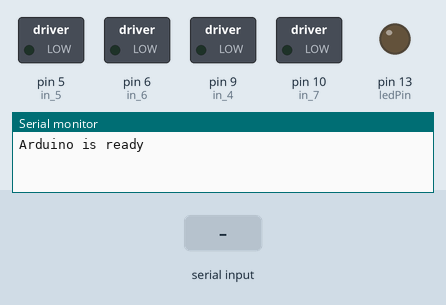
This sketch was run on a simulated Arduino Uno, built with avr-gcc and run on an emulated ATmega328P. On the bench: switched loads named in the sketch (green lamp = pin HIGH), output pins drawn as LEDs (lit = HIGH), the last lines printed to the serial monitor. The inputs (shaded band) are chosen by the test bench.

Above: at 1.2 s.
1.3 s: "2" received over the second serial link
At 2.7 s:
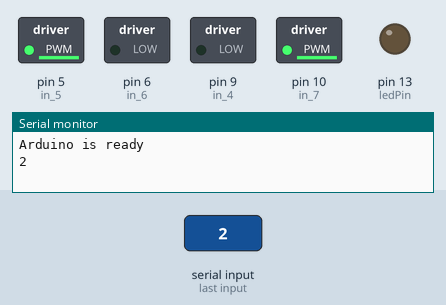
3.0 s: "1" received over the second serial link
At 4.1 s:
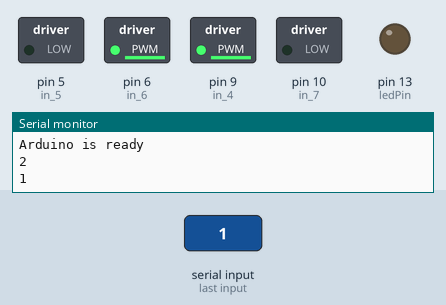
4.7 s: "3" received over the second serial link
At 5.4 s:
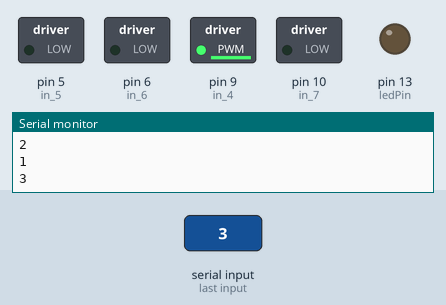
6.4 s: "4" received over the second serial link
At 7.8 s:
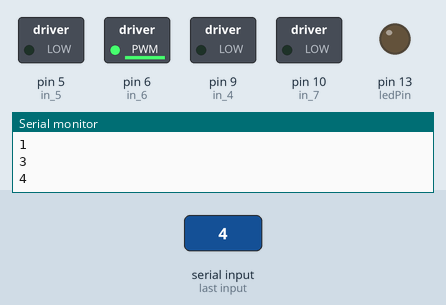
8.1 s: "0" received over the second serial link
At 9.2 s:
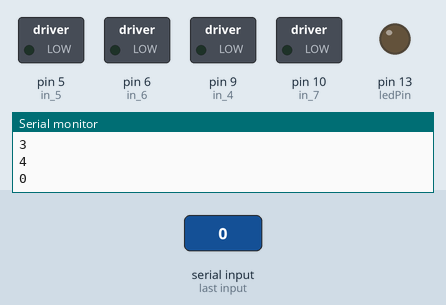
9.6 s: "1" received over the second serial link
At 10.3 s:
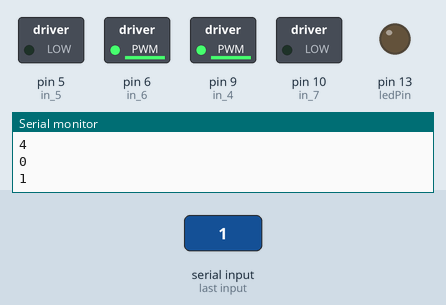
Timing chart, 0 to 12.3 s (numbered marks = the images above; inputs shaded):
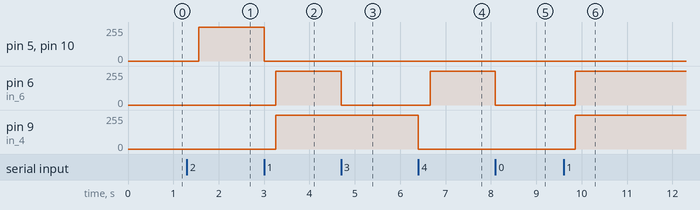

Measured:
- after the input at 1.3 s, pin 5 (in_5), pin 10 (in_7): 0/255 → 254/255 after 0.26 s
- after the input at 3.0 s, pin 5 (in_5), pin 10 (in_7): 254/255 → 0/255 at once; pin 6 (in_6), pin 9 (in_4): 0/255 → 254/255 after 0.26 s
- after the input at 4.7 s, pin 6 (in_6): 254/255 → 0/255 at once
- after the input at 6.4 s, pin 6 (in_6): 0/255 → 254/255 after 0.26 s; pin 9 (in_4): 254/255 → 0/255 at once
- after the input at 8.1 s, pin 6 (in_6): 254/255 → 0/255 at once
- after the input at 9.6 s, pin 6 (in_6), pin 9 (in_4): 0/255 → 254/255 after 0.26 s

The sketch:

index.ino
```cpp
#include <SoftwareSerial.h>
SoftwareSerial BTserial(2, 3); // RX | TX
// Connect the HC-05 TX to Arduino pin 2 RX.
// Connect the HC-05 RX to Arduino pin 3 TX through a voltage divider.
//Motor Driver inputs
char c = ' ';
const int in_4 = 9 ;
const int in_5 = 5;
const int in_6 = 6;
const int in_7 = 10;
//IR Sensor
int sensor_1 = 0;     //initialize sensor_1
int sensor_2 = 0;     //initialize sensor_2

int ir_level = 300;   //IR sensor level
int turn_rate = 220;  //Reverse and turn rate
//PIR Sensor
int ledPin = 13;                // choose the pin for the LED
int inputPin = 8;               // choose the input pin (for PIR sensor)
int pirState = LOW;             // we start, assuming no motion detected
int val = 0;                    // variable for reading the pin status

void setup()
{
    Serial.begin(9600);
    Serial.println("Arduino is ready");
    pinMode(in_4,OUTPUT) ;  //Logic pins are also set as output
    pinMode(in_5,OUTPUT) ;
    pinMode(in_6,OUTPUT);
    pinMode(in_7,OUTPUT);
    pinMode(c, INPUT);
  pinMode(ledPin, OUTPUT);      // declare LED as output
  pinMode(inputPin, INPUT);     // declare sensor as input
    BTserial.begin(9600);
}
void loop()
{
    // Keep reading from HC-05 and send to Arduino Serial Monitor
    if (BTserial.available())
    {
        c = BTserial.read();
        Serial.println(c);

       if ( c == '0') //STOP
    {
      digitalWrite(in_4,LOW) ;//motor1 input 1
      digitalWrite(in_5,LOW) ;//motor1 input 2
      digitalWrite(in_6,LOW) ;//motor2 input 1
      digitalWrite(in_7,LOW) ;//motor2 input 2
      }
    if ( c == '2')  //BACKWARD
    {
     for ( int pwm = 0 ; pwm < 255; pwm++){
      digitalWrite(in_4,LOW) ; //motor1 input 1
      analogWrite(in_5,pwm) ; //motor1 input 2
      digitalWrite(in_6,LOW) ; //motor2 input 1
      analogWrite(in_7,pwm) ; //motor2 input 2
      delay(1);
      }
    }

    if ( c == '1') //FORWARD
    {  for ( int pwm = 0 ; pwm < 255; pwm++){
      analogWrite(in_4,pwm) ; //motor1 input 1
      digitalWrite(in_5,LOW) ; //motor1 input 2
      analogWrite(in_6,pwm) ; //motor2 input 1
      digitalWrite(in_7,LOW) ; //motor2 input 2
      delay(1);
    }
    }

     if ( c == '3') //TURN LEFT
    {  for (  int pwm = 0 ; pwm < 255; pwm++){
      analogWrite(in_4,pwm) ;  //motor1 input 1
      digitalWrite(in_5,LOW) ; //motor1 input 2
      digitalWrite(in_6,LOW) ; //motor2 input 1
      digitalWrite(in_7,LOW) ; //motor2 input 2
      delay(1);
      }
    }

     if ( c == '4') //TURN RIGHT
    { for (int pwm = 0 ; pwm < 255; pwm++){
      digitalWrite(in_4,LOW) ;  //motor1 input 1
      digitalWrite(in_5,LOW) ;  //motor1 input 2
      analogWrite(in_6,pwm) ;   //motor2 input 1
      digitalWrite(in_7,LOW) ;  //motor2 input 2
      delay(1);
      }
    }

//AUTONOMOUS
    while ( c == 'a'){ //Autonomous using IR sensor

     sensor_1 = analogRead(A0);   //Sensor connection to the arduino
   sensor_2 = analogRead(A1); //Sensor connection to the Arduino

//PIR Sensor
val = digitalRead(inputPin);  // read input value
  if (val == HIGH) {            // check if the input is HIGH
     (ledPin, HIGH);  // turn LED ON
      digitalWrite(in_4,LOW) ;//motor1 input 1    //Stop car
      digitalWrite(in_5,LOW) ;//motor1 input 2
      digitalWrite(in_6,LOW) ;//motor2 input 1
      digitalWrite(in_7,LOW) ;//motor2 input 2
    delay(1000);
  }
  digitalWrite(ledPin, LOW);
  delay(5000);
  if ((sensor_1 < ir_level) || (sensor_2 < ir_level)){
    for ( int pwm = turn_rate  ; pwm > 0; pwm--){ //REVERSE
      digitalWrite(in_4,LOW) ; //motor1 input 1
      analogWrite(in_5,pwm) ; //motor1 input 2
      digitalWrite(in_6,LOW) ; //motor2 input 1
      analogWrite(in_7,pwm) ; //motor2 input 2
       delay(5);
      }
      delay(250);

      for ( int pwm = turn_rate ; pwm > 0; pwm--){ //Turn left
      digitalWrite(in_4,LOW) ; //motor1 input 1
      digitalWrite(in_5,LOW) ; //motor1 input 2
      digitalWrite(in_6,LOW) ; //motor2 input 1
      analogWrite(in_7,pwm) ; //motor2 input 2
       delay(5);
      }
       delay (250);
  }
  else if ((sensor_1 < ir_level) && (sensor_2 < ir_level)){
    for ( int pwm = turn_rate  ; pwm > 0; pwm--){ //REVERSE
      digitalWrite(in_4,LOW) ; //motor1 input 1
      analogWrite(in_5,pwm) ; //motor1 input 2
      digitalWrite(in_6,LOW) ; //motor2 input 1
      analogWrite(in_7,pwm) ; //motor2 input 2
      delay(5);
      }

      delay(250);

      for ( int pwm = turn_rate ; pwm > 0; pwm--){ //Turn left
      digitalWrite(in_4,LOW) ; //motor1 input 1
      digitalWrite(in_5,LOW) ; //motor1 input 2
      digitalWrite(in_6,LOW) ; //motor2 input 1
      analogWrite(in_7,pwm) ; //motor2 input 2
      delay(5);
      }

      delay (250);
  }

  else    {
      analogWrite(in_4,100) ; //motor1 input 1
      digitalWrite(in_5,LOW) ; //motor1 input 2
      analogWrite(in_6,100) ; //motor2 input 1
      digitalWrite(in_7,LOW) ; //motor2 input 2
  }
} //End of Autonomous

      } //End of Bluetooth
    }//End of Loop
```
